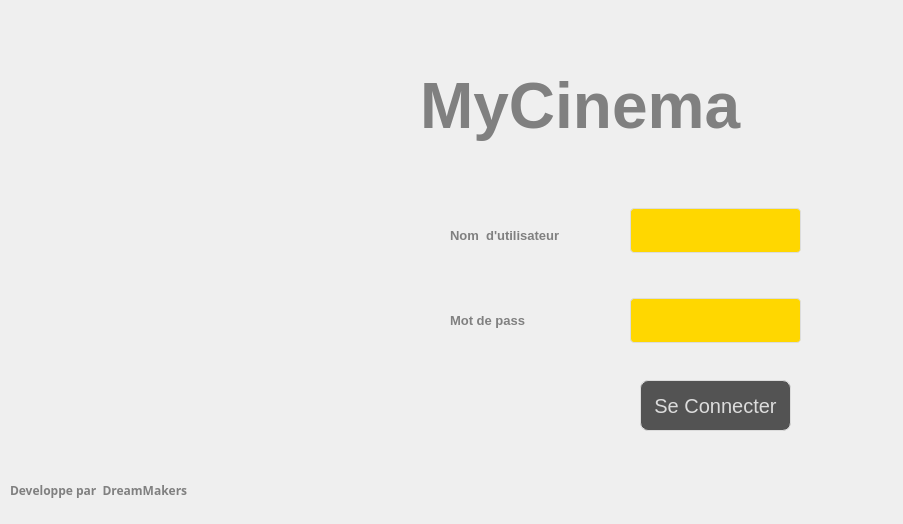
<?xml version="1.0" encoding="UTF-8"?>
<ui version="4.0">
 <class>login</class>
 <widget class="QDialog" name="login">
  <property name="geometry">
   <rect>
    <x>0</x>
    <y>0</y>
    <width>903</width>
    <height>524</height>
   </rect>
  </property>
  <property name="windowTitle">
   <string>Dialog</string>
  </property>
  <widget class="QLabel" name="label_27">
   <property name="geometry">
    <rect>
     <x>450</x>
     <y>200</y>
     <width>171</width>
     <height>71</height>
    </rect>
   </property>
   <property name="font">
    <font>
     <pointsize>10</pointsize>
     <weight>75</weight>
     <bold>true</bold>
    </font>
   </property>
   <property name="styleSheet">
    <string notr="true">QLabel {

  color: #808080;

}</string>
   </property>
   <property name="text">
    <string>Nom  d'utilisateur</string>
   </property>
  </widget>
  <widget class="QPushButton" name="btn_connecter">
   <property name="geometry">
    <rect>
     <x>640</x>
     <y>380</y>
     <width>151</width>
     <height>51</height>
    </rect>
   </property>
   <property name="styleSheet">
    <string notr="true">QPushButton {
color: #dcdcdc;
background:#535353;
border: none;
font-size:20px;
font-family:Arial, Helvetica, sans-serif;
border: 1px solid #DCDCDC;
border-radius: 8px;
}
QPushButton:hover {
color:#fff;
background:#FFD700;
border: none;
}
</string>
   </property>
   <property name="text">
    <string>Se Connecter</string>
   </property>
  </widget>
  <widget class="QLineEdit" name="username_label">
   <property name="geometry">
    <rect>
     <x>630</x>
     <y>200</y>
     <width>171</width>
     <height>61</height>
    </rect>
   </property>
   <property name="styleSheet">
    <string notr="true">QLineEdit {
  width: 100%;
  padding: 12px 20px;
  margin: 8px 0;
  display: inline-block;
  border: 1px solid #dcdcdc;
  border-radius: 4px;
  box-sizing: border-box;
  background: #FFD700;
  color: #FFFFFF;
  font-size: 20px;
font-family:Arial, Helvetica, sans-serif;
}</string>
   </property>
   <property name="placeholderText">
    <string/>
   </property>
  </widget>
  <widget class="QLineEdit" name="password_label">
   <property name="geometry">
    <rect>
     <x>630</x>
     <y>290</y>
     <width>171</width>
     <height>61</height>
    </rect>
   </property>
   <property name="styleSheet">
    <string notr="true">QLineEdit {
  width: 100%;
  padding: 12px 20px;
  margin: 8px 0;
  display: inline-block;
  border: 1px solid #dcdcdc;
  border-radius: 4px;
  box-sizing: border-box;
  background: #FFD700;
  color: #FFFFFF;
  font-size: 20px;
font-family:Arial, Helvetica, sans-serif;
}</string>
   </property>
   <property name="echoMode">
    <enum>QLineEdit::Password</enum>
   </property>
   <property name="placeholderText">
    <string/>
   </property>
  </widget>
  <widget class="QLabel" name="label_29">
   <property name="geometry">
    <rect>
     <x>-380</x>
     <y>60</y>
     <width>841</width>
     <height>331</height>
    </rect>
   </property>
   <property name="styleSheet">
    <string notr="true">QLabel {
  width: 100%;
  padding: 12px 20px;
  margin: 8px 0;
  display: inline-block;
  color: #000000;
  font-size: 20px;
font-family:Arial, Helvetica, sans-serif;
}</string>
   </property>
   <property name="text">
    <string/>
   </property>
   <property name="pixmap">
    <pixmap resource="rsc.qrc">:/ppp.png</pixmap>
   </property>
  </widget>
  <widget class="QLabel" name="label_30">
   <property name="geometry">
    <rect>
     <x>420</x>
     <y>60</y>
     <width>411</width>
     <height>91</height>
    </rect>
   </property>
   <property name="font">
    <font>
     <family>MS Shell Dlg 2</family>
     <pointsize>48</pointsize>
     <weight>75</weight>
     <italic>false</italic>
     <bold>true</bold>
    </font>
   </property>
   <property name="styleSheet">
    <string notr="true">QLabel {

  color: #808080;

}</string>
   </property>
   <property name="text">
    <string>MyCinema</string>
   </property>
  </widget>
  <widget class="QLabel" name="label_31">
   <property name="geometry">
    <rect>
     <x>10</x>
     <y>460</y>
     <width>241</width>
     <height>61</height>
    </rect>
   </property>
   <property name="font">
    <font>
     <family>Bahnschrift</family>
     <pointsize>9</pointsize>
     <weight>75</weight>
     <bold>true</bold>
    </font>
   </property>
   <property name="styleSheet">
    <string notr="true">QLabel {

  color: #808080;

}</string>
   </property>
   <property name="text">
    <string>Developpe par  DreamMakers</string>
   </property>
  </widget>
  <widget class="QLabel" name="label_28">
   <property name="geometry">
    <rect>
     <x>450</x>
     <y>280</y>
     <width>171</width>
     <height>81</height>
    </rect>
   </property>
   <property name="font">
    <font>
     <pointsize>10</pointsize>
     <weight>75</weight>
     <bold>true</bold>
    </font>
   </property>
   <property name="styleSheet">
    <string notr="true">QLabel {

  color: #808080;

}</string>
   </property>
   <property name="text">
    <string>Mot de pass</string>
   </property>
  </widget>
 </widget>
 <resources>
  <include location="rsc.qrc"/>
 </resources>
 <connections/>
</ui>
